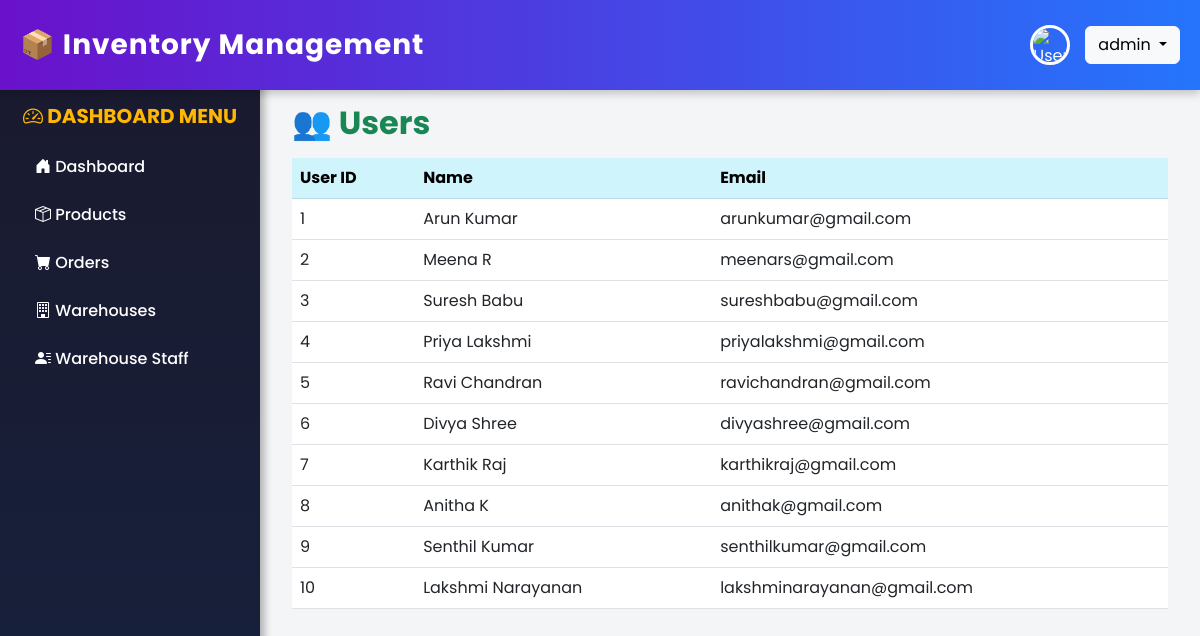
The page /customer/ (signed in) on the database its author committed.
### inventory/models.py (models this page shows, shortened)
class Customer(models.Model):
    name = models.CharField(max_length=255)
    email = models.EmailField(unique=True)
    phone = models.CharField(max_length=20)
    address = models.TextField()

### inventory/views.py (the view)
# urls.py: path("customer/", customer, name="customer"),
def customer(request):
    users = Customer.objects.all()
    return render(request, "inventory/users.html", {"users": users})

### inventory/templates/inventory/users.html
{% extends 'inventory/base.html' %} {% block content %}
<div class="container mt-4">
  <h2 class="fw-bold text-success">👥 Users</h2>
  <table class="table table-hover mt-3">
    <thead class="table-info">
      <tr>
        <th>User ID</th>
        <th>Name</th>
        <th>Email</th>
      </tr>
    </thead>
    <tbody>
      {% for user in users %}
      <tr>
        <td>{{ user.id }}</td>
        <td>{{ user.name }}</td>
        <td>{{ user.email }}</td>
      </tr>
      {% endfor %}
    </tbody>
  </table>
</div>
{% endblock %}

### inventory/templates/inventory/base.html (style rules this page uses)
body { font-family: "Poppins", sans-serif; display: flex; flex-direction: column; height: 100vh; overflow-x: hidden; background-color: #f4f5f7; }

### rows shown on the page
Customer: id "1", name "Arun Kumar", email "arunkumar@gmail.com"
Customer: id "2", name "Meena R", email "meenars@gmail.com"
Customer: id "3", name "Suresh Babu", email "sureshbabu@gmail.com"
Customer: id "4", name "Priya Lakshmi", email "priyalakshmi@gmail.com"
Customer: id "5", name "Ravi Chandran", email "ravichandran@gmail.com"
Customer: id "6", name "Divya Shree", email "divyashree@gmail.com"
Customer: id "7", name "Karthik Raj", email "karthikraj@gmail.com"
Customer: id "8", name "Anitha K", email "anithak@gmail.com"
Customer: id "9", name "Senthil Kumar", email "senthilkumar@gmail.com"
Customer: id "10", name "Lakshmi Narayanan", email "lakshminarayanan@gmail.com"

### other values the page prints
{{ request.session.user_name }} "admin"
